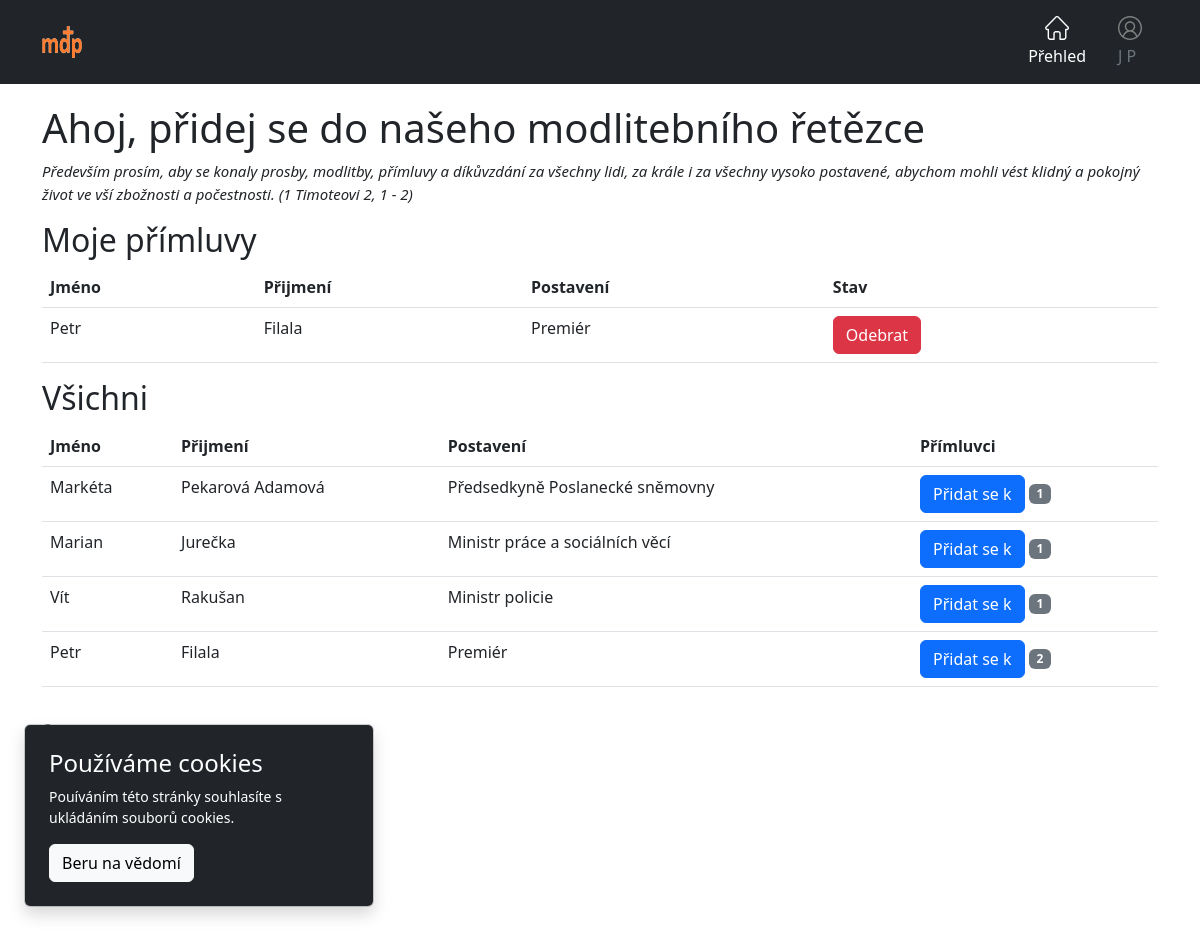
Screenshot of / (signed in) with the database file from the repository.
### main/models.py (models this page shows, shortened)
class Politician(models.Model):
    name = models.CharField(max_length=20)
    surname = models.CharField(max_length=25)
    position = models.CharField(max_length=35)
    intercessors = models.ManyToManyField(User, blank=True)# Přímluvci

### main/views.py (the view)
def index(request):
    if request.user.is_authenticated:
        my_objects = Politician.objects.filter(intercessors__email=request.user.email)
        all_objects = Politician.objects.annotate(q_count=Count('intercessors')) \
                             .order_by('q_count')
        return render(request, "index.html", {"all": all_objects, "my": my_objects})
    all_objects = Politician.objects.annotate(q_count=Count('intercessors')) \
        .order_by('q_count')
    return render(request, "index.html", {"all": all_objects})

### main/templates/index.html (shortened to what this page needs)
<!doctype html>
<html lang="cs">
  <head>
    {% load static %}
        <link rel="stylesheet" href="{% static 'style.css' %}" type="text/css" />
    <link href="{% static 'assets/dist/css/bootstrap.min.css' %}" rel="stylesheet">
    <link rel="stylesheet" href="{% static 'style.css' %}">
  </head>
  <body>
        <header>
    <div class="px-1 py-2 bg-dark text-white">
      <div class="container">
        <div class="d-flex flex-wrap align-items-center justify-content-center justify-content-lg-start">
          <a href="{% url 'index' %}" class="align-items-center my-2 my-lg-0 me-lg-auto text-white text-decoration-none" id="header">
              <img src="/media/icon/icon.png" alt="Icon" width="40" height="32">
          </a>
          <ul class="nav col-12 col-lg-auto my-2 justify-content-center my-md-0 text-small" id="icons">
            <li>
              <a href="{% url 'index' %}" class="nav-link text-white">
                Přehled
              </a>
            </li>
            <li>
                {% if user.is_authenticated %}
                  <a href="{% url 'log_out' %}" class="nav-link text-secondary" style="cursor: pointer;" data-hover="Odhlásit se">
                      {{ user.first_name }} {{ user.last_name }}
                </a>
                {% endif %}
            </li>
          </ul>
        </div>
      </div>
    </div>
  </header>
<div class="container" style="padding-top: 20px;">
    <h1>Ahoj, přidej se do našeho modlitebního řetězce</h1>
    <p style="font-size: 15px;" id="bible_text"><i>Především prosím, aby se konaly prosby, modlitby, přímluvy a díkůvzdání za všechny lidi, za krále i za všechny vysoko postavené, abychom mohli vést klidný a pokojný život ve vší zbožnosti a počestnosti. (1 Timoteovi 2, 1 - 2)</i></p>
  {% if user.is_authenticated %}
    <h2>Moje přímluvy</h2>
          <table class="table" id="my">
              <thead>
                <tr>
                    <th scope="col">Jméno</th>
                    <th scope="col">Přijmení</th>
                    <th scope="col">Postavení</th>
                    <th scope="col">Stav</th>
                </tr>
                </thead>
                <tbody id="tbody">
                    {% for i in my %}
                        <tr id="my_{{ i.id }}">
                          <td>{{ i.name }}</td>
                          <td>{{ i.surname }}</td>
                          <td>{{ i.position }}</td>
                          <td><button onclick="remove_me({{ i.id }})" type="button" class="btn btn-danger">Odebrat</button></td>
                        </tr>
                    {% endfor %}
                </tbody>
    </table>
  {% endif %}
    <h2>Všichni</h2>
    <table class="table" id="all">
      <thead>
        <tr>
          <th scope="col">Jméno</th>
          <th scope="col">Přijmení</th>
          <th scope="col">Postavení</th>
          <th scope="col">Přímluvci</th>
        </tr>
      </thead>
      <tbody>
      {% for i in all %}
        <tr>
          <td>{{ i.name }}</td>
          <td>{{ i.surname }}</td>
          <td>{{ i.position }}</td>
            <td>{% if user.is_authenticated %}<button onclick="add_me({{ i.id }})" type="button" class="btn btn-primary">Přidat se k</button>
                <span
                    onclick="load_data({{ i.id }}); Detail_Modal.show();" class="badge bg-secondary" id="span_{{ i.id }}">{{ i.intercessors.all|length}}</span>
            {% else %}
                <button class="btn btn-secondary" onclick="load_data({{ i.id }}); Detail_Modal.show();">{{ i.intercessors.all|length}}</button>
            {% endif %}
            </td>
        </tr>
      {% endfor %}
      </tbody>
    </table>
</div>
{% include 'sign_in_register.html' %}
{% include 'footer.html' %}
</body>
</html>

### main/static/style.css (style rules this page uses)
@media (prefers-color-scheme: light) { body { padding-bottom: 3rem; } }
@media (prefers-color-scheme: light) { a:link { text-decoration: none } }

### rows the page displays
Politician: name "Petr", surname "Filala", position "Premiér", intercessors.all|length "2"
Politician: name "Markéta", surname "Pekarová Adamová", position "Předsedkyně Poslanecké sněmovny", intercessors.all|length "1"
Politician: name "Marian", surname "Jurečka", position "Ministr práce a sociálních věcí", intercessors.all|length "1"
Politician: name "Vít", surname "Rakušan", position "Ministr policie", intercessors.all|length "1"

### other values shown
{{ user.first_name }} "J"
{{ user.last_name }} "P"
